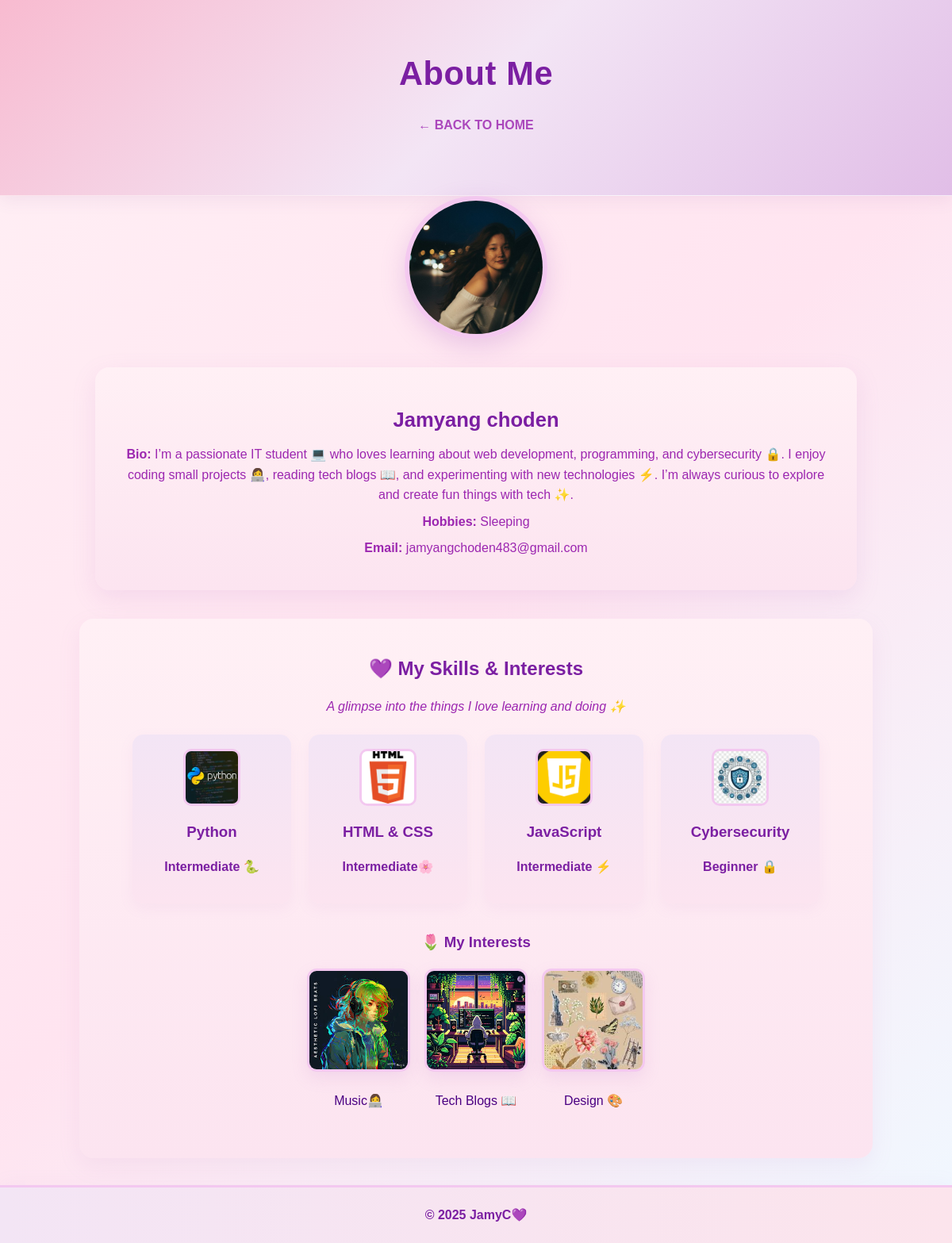
The app's page /aboutMe/ with its own data.
### jcJourney/models.py (models this page shows, shortened)
class AboutMe(models.Model):
    name = models.CharField(max_length=100)
    bio = models.TextField()
    hobbies = models.CharField(max_length=200)
    email = models.EmailField()
    class Meta:
        verbose_name_plural = "About me"

### jcJourney/views.py (the view)
# urls.py: path('aboutMe/', views.aboutMe, name='aboutMe'),
def aboutMe(request):
    abouts = AboutMe.objects.all()
    return render(request, 'aboutMe.html', {'abouts': abouts})

### jcJourney/templates/aboutMe.html (shortened to what this page needs)
{% load static %}
<!DOCTYPE html>
<html lang="en">
<head>
    <link rel="stylesheet" href="{% static 'styles/styles.css' %}">
</head>
<body>
    <header class="hero-section">
        <h1>About Me</h1>
        <p class="back-link">← <a href="{% url 'index' %}">BACK TO HOME</a></p>
    </header>
    <main class="container">
        <section class="profile-card">
            <img src="{% static 'images/profile pic.jpg' %}" alt="Profile Image" class="profile-img">
        </section>
        <section class="profile-info">
            {% for about in abouts %}
            <h2>{{ about.name }}</h2>
            <p><strong>Bio:</strong> {{ about.bio }}</p>
            <p><strong>Hobbies:</strong> {{ about.hobbies }}</p>
            <p><strong>Email:</strong> {{ about.email }}</p>
            {% empty %}
            <p>No about me data added yet.</p>
            {% endfor %}
        </section>
        <section class="skills-section">
            <h2>💜 My Skills & Interests</h2>
            <p class="section-desc">A glimpse into the things I love learning and doing ✨</p>
            <div class="skills-grid">
                <div class="skill-card">
                    <img src="{% static 'images/Python.jpg' %}" alt="Python" class="skill-icon">
                    <h3>Python</h3>
                    <p class="level">Intermediate 🐍</p>
                </div>
                <div class="skill-card">
                    <img src="{% static 'images/html.png' %}" alt="HTML" class="skill-icon">
                    <h3>HTML & CSS</h3>
                    <p class="level">Intermediate🌸</p>
                </div>
                <div class="skill-card">
                    <img src="{% static 'images/java.png' %}" alt="JavaScript" class="skill-icon">
                    <h3>JavaScript</h3>
                    <p class="level">Intermediate ⚡</p>
                </div>
                <div class="skill-card">
                    <img src="{% static 'images/cybersecuriy.jpg' %}" alt="Cybersecurity" class="skill-icon">
                    <h3>Cybersecurity</h3>
                    <p class="level">Beginner 🔒</p>
                </div>
            </div>
            <h3 class="interest-heading">🌷 My Interests</h3>
            <div class="interest-gallery">
                <div class="interest-item">
                    <img src="{% static 'images/music.jpg' %}" alt="music" class="interest-img">
                    <p>Music👩‍💻</p>
                </div>
                <div class="interest-item">
                    <img src="{% static 'images/techblog.jpg' %}" alt="Reading" class="interest-img">
                    <p>Tech Blogs 📖</p>
                </div>
                <div class="interest-item">
                    <img src="{% static 'images/design.jpg' %}" alt="Design" class="interest-img">
                    <p>Design 🎨</p>
                </div>
            </div>
        </section>
        <footer>
            &copy; 2025 JamyC💜
        </footer>
</body>
</html>

### jcJourney/static/styles/styles.css (style rules this page uses)
:root { --purple-700: #7b1fa2; --purple-500: #ab47bc; --lavender: #f3e5f5; --blush: #fce4ec; --cream: #fff0f5; --muted: #9c27b0; --text: #4b0082; }
* { box-sizing: border-box; }
body { font-family: 'Poppins', sans-serif; background: linear-gradient(135deg, #fff0f5 0%, #ffe4f0 50%, #f0f8ff 100%); color: var(--text); margin: 0; padding: 0; line-height: 1.6; -webkit-font-smoothing: antialiased; text-rendering: optimizeLegibility; }
h1, h2, h3 { color: var(--purple-700); margin: 0 0 10px 0; }
a { color: var(--purple-500); text-decoration: none; transition: color .18s ease; }
.hero-section, .scrapbook-header { background: linear-gradient(135deg, #f8bbd0, #f3e5f5, #e1bee7); color: var(--purple-700); text-align: center; padding: 60px 20px; box-shadow: 0 6px 20px rgba(120,60,140,0.08); border-bottom: 1px solid rgba(255,255,255,0.6); }
.hero-section h1, .scrapbook-header h1 { font-size: 2.6rem; letter-spacing: 0.6px; font-weight: 700; }
.profile-info { background: linear-gradient(180deg, #fff0f5, #fce4f0); border-radius: 18px; width: 92%; max-width: 960px; margin: 36px auto; padding: 32px; box-shadow: 0 10px 30px rgba(187,123,201,0.15); text-align: center; }
.profile-card { display: block; margin: 0 auto 18px auto; text-align: center; }
.profile-img { width: 180px; height: 180px; border-radius: 50%; object-fit: cover; display: block; margin: 0 auto; border: 6px solid rgba(243,198,240,0.9); box-shadow: 0 10px 30px rgba(187,123,201,0.3); transition: transform .28s ease, box-shadow .28s ease; }
.profile-info h2 { margin-top: 14px; color: var(--purple-700); font-size: 1.6rem; }
.profile-info p { margin: 8px 0; color: var(--muted); font-size: 1rem; }
.skills-section { text-align: center; padding: 44px 20px; background: linear-gradient(180deg,#fff0f5,#fce4f0); border-radius: 18px; width: 92%; max-width: 1000px; margin: 20px auto; box-shadow: 0 10px 28px rgba(187,123,201,0.1); }
.skills-section h2 { color: var(--purple-700); }
.section-desc { color: var(--muted); font-style: italic; }
.skills-grid { display: flex; flex-wrap: wrap; gap: 22px; justify-content: center; margin-top: 22px; }
.skill-card { background: linear-gradient(180deg, #f3e5f5, #fce4f0); border-radius: 14px; padding: 18px; width: 200px; box-shadow: 0 6px 18px rgba(187,123,201,0.08); transition: transform .18s ease, box-shadow .18s ease; text-align: center; }
.skill-icon { width: 72px; height: 72px; object-fit: cover; border-radius: 10px; margin-bottom: 10px; border: 3px solid rgba(243,198,240,0.9); }
.level { color: var(--purple-700); font-weight: 600; }
.interest-heading { margin-top: 34px; color: var(--purple-700); }
.interest-gallery { display:flex; flex-wrap:wrap; gap:18px; justify-content:center; margin-top:18px; }
.interest-item { text-align:center; }
.interest-img { width: 130px; height:130px; object-fit:cover; border-radius:12px; box-shadow: 0 8px 20px rgba(187,123,201,0.15); border: 3px solid rgba(243,198,240,0.9); transition: transform .18s ease, box-shadow .18s ease; }
.back-link { margin-top: 18px; font-weight: 600; color: var(--purple-500); }
footer { text-align:center; background: linear-gradient(90deg, #f3e5f5, #fce4ec); color: var(--purple-700); padding: 22px 12px; border-top: 3px solid rgba(243,198,240,0.9); margin-top: 34px; font-weight:600; box-shadow: 0 -6px 20px rgba(187,123,201,0.04); }

### records on screen
AboutMe: name "Jamyang choden", bio "I’m a passionate IT student 💻 who loves learning about web development, programming, and cybersecurity 🔒. I enjoy coding small projects 👩‍💻, reading tech blogs 📖, and experimenting with new technologies ⚡. I’m always curious to explore and create fun things with tech ✨.", hobbies "Sleeping", email "jamyangchoden483@gmail.com"
